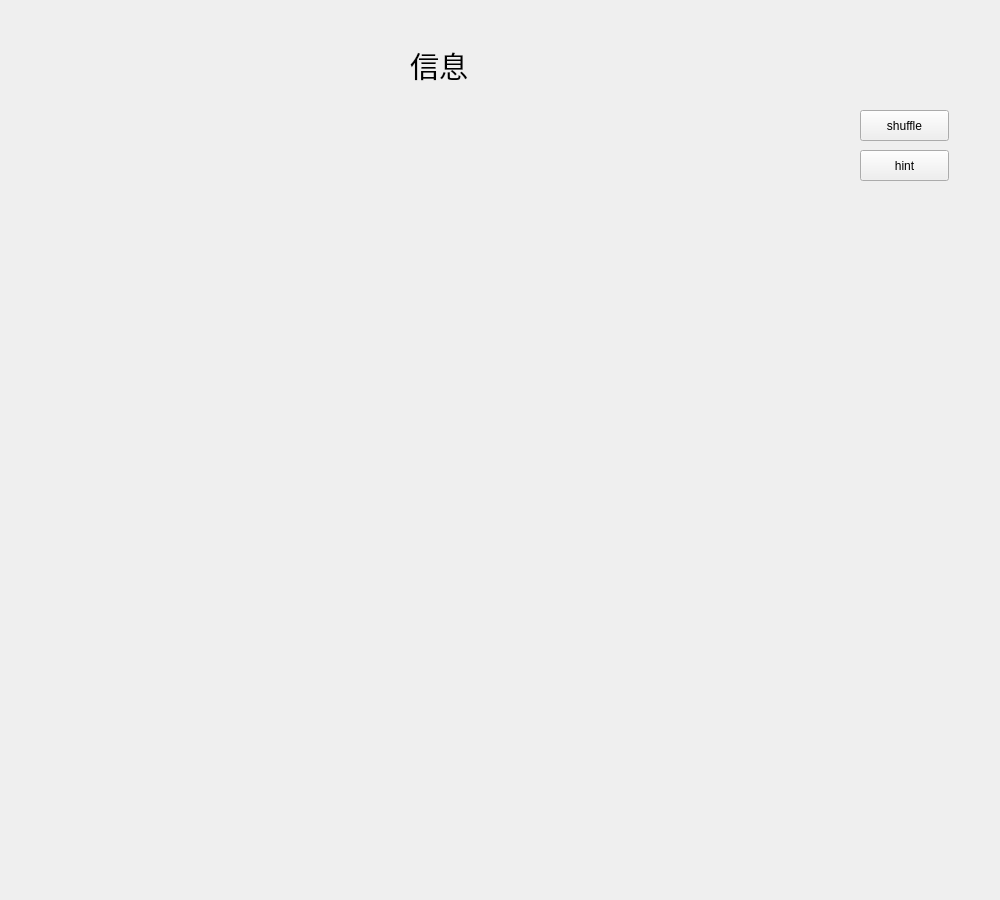
<?xml version="1.0" encoding="UTF-8"?>
<ui version="4.0">
 <class>Widget</class>
 <widget class="QWidget" name="Widget">
  <property name="geometry">
   <rect>
    <x>0</x>
    <y>0</y>
    <width>1000</width>
    <height>900</height>
   </rect>
  </property>
  <property name="windowTitle">
   <string>Widget</string>
  </property>
  <widget class="QPushButton" name="shuffle_button">
   <property name="geometry">
    <rect>
     <x>860</x>
     <y>110</y>
     <width>89</width>
     <height>31</height>
    </rect>
   </property>
   <property name="text">
    <string>shuffle</string>
   </property>
  </widget>
  <widget class="QPushButton" name="hint_button">
   <property name="geometry">
    <rect>
     <x>860</x>
     <y>150</y>
     <width>89</width>
     <height>31</height>
    </rect>
   </property>
   <property name="text">
    <string>hint</string>
   </property>
  </widget>
  <widget class="QLabel" name="level_label">
   <property name="geometry">
    <rect>
     <x>410</x>
     <y>40</y>
     <width>121</width>
     <height>51</height>
    </rect>
   </property>
   <property name="font">
    <font>
     <family>微软雅黑 Light</family>
     <pointsize>22</pointsize>
    </font>
   </property>
   <property name="text">
    <string>信息</string>
   </property>
  </widget>
 </widget>
 <resources/>
 <connections/>
</ui>
